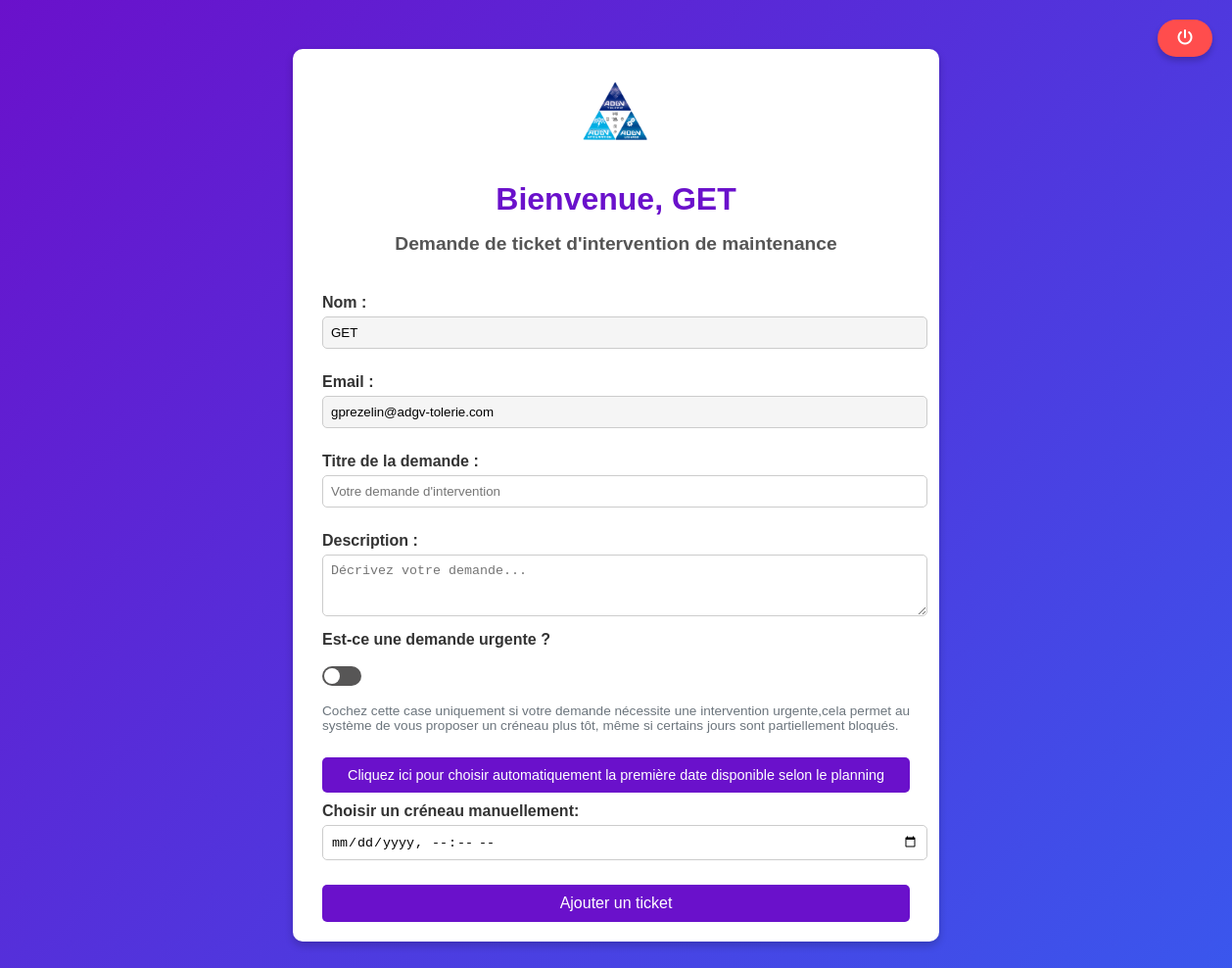
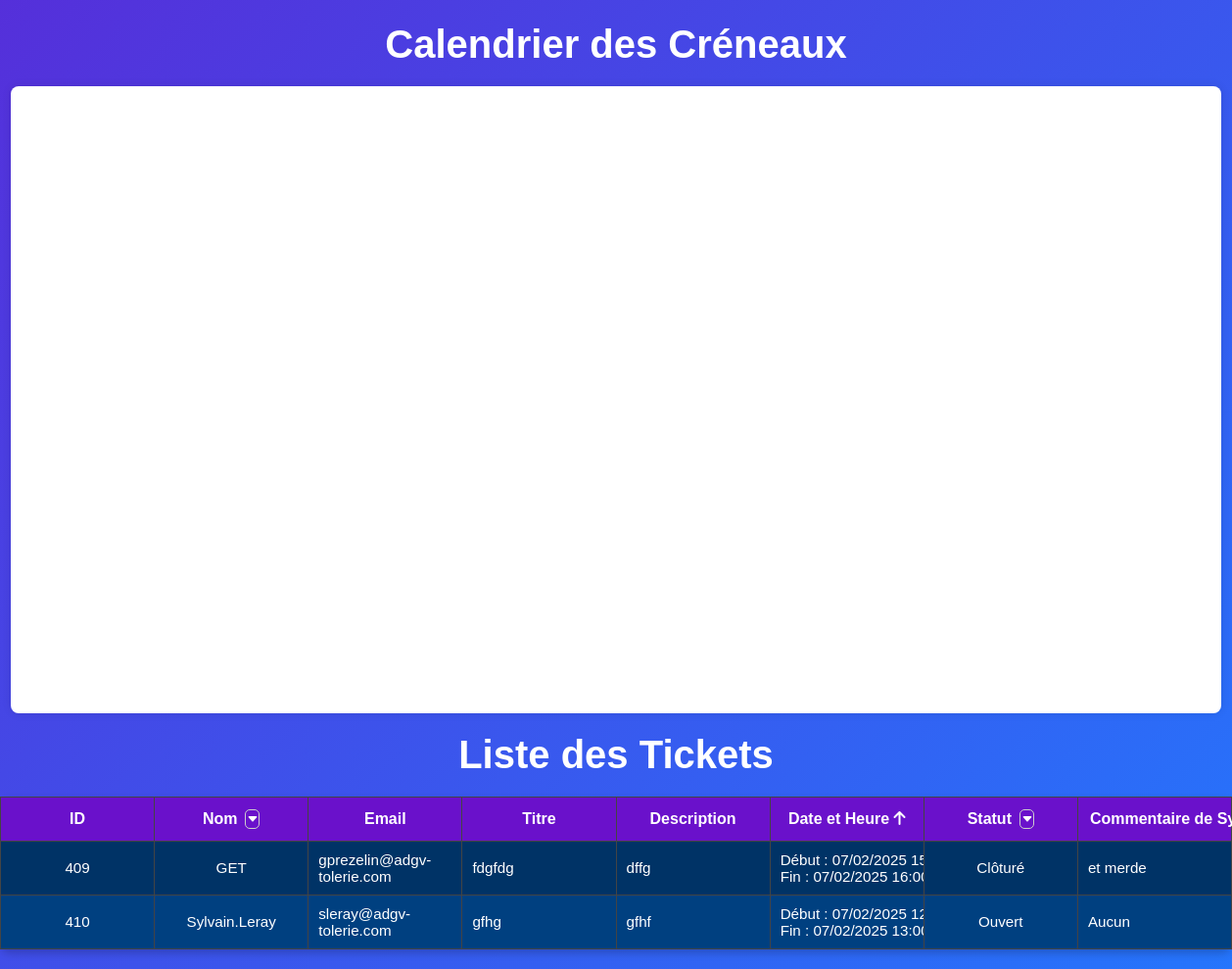
Screenshot of /index (signed in) with the database file from the repository (2 pictures, top to bottom).
### tables this page shows
CREATE TABLE "tickets" (
	"id"	INTEGER,
	"email"	TEXT NOT NULL,
	"description"	TEXT NOT NULL,
	"status"	TEXT DEFAULT 'Ouvert',
	"created_at"	TIMESTAMP DEFAULT CURRENT_TIMESTAMP,
	"end_date"	TIMESTAMP,
	"admin_comment"	TEXT DEFAULT NULL,
	"slot_time"	TIMESTAMP,
	"title"	TEXT NOT NULL DEFAULT 'Titre par défaut',
	"name"	TEXT NOT NULL DEFAULT 'Default Name', created_by_admin INTEGER DEFAULT 0, end_time DATETIME, is_urgent INTEGER DEFAULT 0,
	PRIMARY KEY("id" AUTOINCREMENT)
);

### app.py (the view, shortened to what this page needs)
@app.route('/index', methods=['GET', 'POST'])
def index():
    if 'username' in session:
        username = session['username']
        email = session['email']
        title = ""
        description = ""
        with get_db_connection() as conn:
            cursor = conn.cursor()
            cursor.execute('''
                SELECT id, title, name, email, description, slot_time, end_time, status, admin_comment
                FROM tickets
            ''')
            rows = cursor.fetchall()
            status_colors = {
                "OUVERT": "#3788d8",  # Bleu
                "Demande traitée": "#22c4dd",  # cyan
                "En cours de livraison": "#ff9800",  # Orange pâle
                "Clôturé": "#33a728"  # Vert
            }
            formatted_tickets = [
                {
                    "id": ticket["id"],
                    "title": html.escape(ticket['title']),
                    "start": ticket["slot_time"],  # Début
                    "end": ticket["end_time"],  # Fin
                    "extendedProps": {
                        "description": html.escape(ticket["description"]),
                        "first_name": html.escape(ticket["name"]),
                        "email": html.escape(ticket["email"]),
                        "start_time": ticket["slot_time"],  # Heure de début
                        "end_time": ticket["end_time"],  # Heure de fin
                    },
                    "backgroundColor": status_colors.get(ticket["status"], "#3788d8"),  # Couleur par défaut : OUVERT
                    "borderColor": status_colors.get(ticket["status"], "#3788d8")
                }
                for ticket in rows
            ]
        return render_template('index.html', tickets=formatted_tickets, raw_tickets=rows, username=username, email=email, title=title, description=description)
    return redirect(url_for('login'))

### app.py (called while the page is built)
@app.template_filter('format_datetime')
def format_datetime(value, format='%d/%m/%Y %H:%M:%S'):
    if value is None:
        return ""
    try:
        if isinstance(value, str):
            value = datetime.strptime(value, '%Y-%m-%d %H:%M:%S')
        return value.strftime(format)
    except Exception as e:
        return value  # Retourne la valeur brute en cas d'erreur

def get_db_connection():
    conn = sqlite3.connect('tickets.db', check_same_thread=False)
    conn.row_factory = sqlite3.Row
    return conn

### templates/index.html (shortened to what this page needs)
<!DOCTYPE html>
<html lang="fr">
<head>
    <link rel="stylesheet"href="https://cdnjs.cloudflare.com/ajax/libs/font-awesome/6.0.0/css/all.min.css"
/>
    <link rel="stylesheet" href="{{ url_for('static', filename='StylePrincipal.css') }}">
    <link href="https://cdn.jsdelivr.net/npm/fullcalendar@5.11.3/main.min.css" rel="stylesheet" />
</head>
<body>
    <div class="form-container">
        <div class="logo-container">
            <img src="{{ url_for('static', filename='img/logoadgvlogin.png') }}" alt="Logo de la boîte" class="logo">
        </div>
        <h1 class="form-title">Bienvenue, {{ username }}</h1>
        <h2 class="form-subtitle">Demande de ticket d'intervention de maintenance</h2>
        <form action="{{ url_for('index') }}" method="POST" class="ticket-form">
            <label for="last_name">Nom :</label>
            <input type="text" name="last_name" id="last_name" value="{{ username }}" readonly>
            <label for="email">Email :</label>
            <input type="email" name="email" id="email" value="{{ email }}" readonly>
            <label for="title">Titre de la demande :</label>
            <input type="text" name="title" id="title" placeholder="Votre demande d'intervention" value="{{ title or '' }}" required>
            <label for="description">Description :</label>
            <textarea name="description" id="description" rows="3" placeholder="Décrivez votre demande..." required>{{ description or '' }}</textarea>
             <div class="urgent-wrapper">
                <span class="urgent-label">Est-ce une demande urgente ?</span>
                <label class="urgent-toggle">
                    <span class="urgent-slider"></span>
                </label>
                <small class="text-muted">Cochez cette case uniquement si votre demande nécessite une intervention urgente,cela permet au système de vous proposer un créneau plus tôt, même si certains jours sont partiellement bloqués.</small>
            </div>
            <button type="button" id="next-available-btn" class="btn btn-secondary">
                Cliquez ici pour choisir automatiquement la première date disponible selon le planning
            </button>
            <label for="slot_time">Choisir un créneau manuellement:</label>
            <input type="datetime-local" name="slot_time" id="slot_time" required>
            <button type="submit" class="submit-button">Ajouter un ticket</button>
        </form>
    </div>
    <section class="calendar-container">
        <h3 class="section-title">Calendrier des Créneaux</h3>
        <div id="calendar" class="calendar-section"></div>
    </section>
<section class="ticket-list-container">
    <h3 class="section-title">Liste des Tickets</h3>
    <table class="ticket-table">
        <thead>
            <tr>
                <th>ID</th>
                <th>
                    <div class="filter-container">
                        <span>Nom</span>
                        <select id="filter-name" class="filter-dropdown" onchange="filterByName()" aria-label="Filtrer par nom">
                            <option value="">-- Nom Global --</option>
                        </select>
                    </div>
                </th>
                <th>Email</th>
                <th>Titre</th>
                <th>Description</th>
                <th id="sortDateBtn" style="cursor: pointer;">
                    Date et Heure
                    <i class="fas fa-arrow-up"></i>
                </th>
                <th>
                    <div class="filter-container">
                        <span>Statut</span>
                        <select id="filter-status" class="filter-dropdown" onchange="filterByStatus()" aria-label="Filtrer par statut">
                            <option value="">-- Tous les Statuts --</option>
                        </select>
                    </div>
                </th>
                <th>Commentaire de Sylvain</th>
            </tr>
        </thead>
        <tbody>
            {% for ticket in raw_tickets %}
            <tr class="ticket-row" data-date="{{ ticket.slot_time }}">
                <td>{{ ticket.id }}</td>
                <td class="name-cell">{{ ticket.name }}</td>
                <td>{{ ticket.email }}</td>
                <td>{{ ticket.title }}</td>
                <td>{{ ticket.description }}</td>
                <td>
                    Début : {{ ticket.slot_time|format_datetime('%d/%m/%Y %H:%M') }}<br>
                    Fin : {{ ticket.end_time|format_datetime('%d/%m/%Y %H:%M') }}
                </td>
                <td>{{ ticket.status }}</td>
                <td>{{ ticket.admin_comment or "Aucun" }}</td>
            </tr>
            {% endfor %}
        </tbody>
    </table>
</section>
<link rel="stylesheet" type="text/css" href="https://cdn.datatables.net/1.13.6/css/jquery.dataTables.min.css">
    <button id="logout-btn" class="logout-btn">
        <i class="fa-solid fa-power-off"></i>
    </button>
</body>
</html>

### Static/StylePrincipal.css (style rules this page uses)
body { font-family: Arial, sans-serif; background: linear-gradient(135deg, #6a11cb, #2575fc); color: #333; margin: 0; padding: 0; }
.form-container { background-color: #fff; max-width: 600px; margin: 50px auto; padding: 20px 30px; border-radius: 10px; box-shadow: 0 4px 8px rgba(0, 0, 0, 0.2); text-align: center; }
.logo-container { margin-bottom: 20px; }
.logo { max-width: 90px; height: auto; }
.form-title { color: #6a11cb; margin-bottom: 5px; font-size: 2em; }
.form-subtitle { font-size: 1.2em; color: #555; margin-bottom: 30px; }
.ticket-form { display: flex; flex-direction: column; text-align: left; }
.ticket-form label { font-weight: bold; margin: 10px 0 5px; }
.ticket-form input, .ticket-form textarea { width: 100%; padding: 8px; margin-bottom: 15px; border: 1px solid #ccc; border-radius: 5px; }
.ticket-form input[readonly] { background-color: #f5f5f5; cursor: not-allowed; }
.submit-button { background-color: #6a11cb; color: #fff; border: none; padding: 10px 20px; font-size: 1em; border-radius: 5px; cursor: pointer; margin-top: 10px; transition: background-color 0.3s ease; }
.section-title { text-align: center; font-size: 2.5em; color: #ffffff; margin: 20px 0; }
.calendar-section { background-color: #ffffff; padding: 20px; border-radius: 8px; box-shadow: 0 0 10px rgba(0, 0, 0, 0.1); margin: 20px auto; max-width: 95%; min-height: 600px; }
.ticket-table { width: 100%; margin: 20px auto; border-collapse: collapse; background-color: #003366; border-radius: 10px; color: #ffffff; box-shadow: 0 4px 8px rgba(0, 0, 0, 0.2); table-layout: fixed; word-wrap: break-word; max-width: 100%; }
.ticket-table td { border: 1px solid #444; padding: 10px; text-align: left; word-wrap: break-word; overflow: hidden; font-size: 0.95em; max-width: 200px; }
.ticket-table td:nth-child(1), .ticket-table td:nth-child(2), .ticket-table td:nth-child(6), .ticket-table td:nth-child(7) { text-align: center; white-space: nowrap; }
.ticket-table tr:nth-child(even) { background-color: #004080; }
.ticket-table th, .ticket-table td { max-width: 200px; word-break: break-word; }
.ticket-table th { background-color: #6a11cb; color: #ffffff; text-align: center; font-weight: bold; padding: 12px; white-space: nowrap; border: 1px solid #444; vertical-align: middle; position: relative; }
.filter-container { display: flex; align-items: center; justify-content: center; gap: 8px; }
.filter-dropdown { width: 15px; height: 20px; appearance: none; background-size: 12px; background-color: transparent; border: none; color: transparent; cursor: pointer; }
.filter-dropdown option { color: black; }
.filter-container select { border: 1px solid #ccc; border-radius: 5px; }
.logout-btn { position: fixed; top: 20px; right: 20px; background-color: #ff4d4d; color: #fff; border: none; border-radius: 50px; padding: 10px 20px; font-size: 1em; font-weight: bold; cursor: pointer; box-shadow: 0 4px 6px rgba(0, 0, 0, 0.2); transition: background-color 0.3s ease, transform 0.3s ease; z-index: 1000; opacity: 0; pointer-events: none; transition: opacity 0.3s ease; }
.logout-btn.show { opacity: 1; pointer-events: auto; }
#next-available-btn { background-color: #6a11cb; color: #fff; border: none; border-radius: 5px; padding: 10px 15px; font-size: 0.9em; cursor: pointer; margin-top: 10px; transition: background-color 0.3s ease; }
small.text-muted { font-size: 0.85rem; color: #6c757d; display: block; margin-top: 5px; }
.urgent-wrapper { display: flex; flex-direction: column; gap: 8px; margin-bottom: 15px; }
.urgent-toggle { position: relative; display: inline-block; width: 40px; height: 20px; }
.urgent-slider { position: absolute; cursor: pointer; top: 0; left: 0; right: 0; bottom: 0; background-color: #575656; transition: 0.4s; border-radius: 20px; }
.urgent-slider::before { position: absolute; content: ""; height: 16px; width: 16px; left: 2px; bottom: 2px; background-color: white; transition: 0.4s; border-radius: 50%; }
.urgent-label { font-size: 1rem; color: #333; font-weight: bold; }

### rows the page displays
tickets: name "GET", id "409", email "gprezelin@adgv-tolerie.com", title "fdgfdg", description "dffg", slot_time "07/02/2025…", end_time "07/02/2025…", status "Clôturé", admin_comment "et merde"
tickets: id "410", name "Sylvain.Leray", email "sleray@adgv-tolerie.com", title "gfhg", description "gfhf", slot_time "07/02/2025…", end_time "07/02/2025…", status "Ouvert", admin_comment "Aucun"
